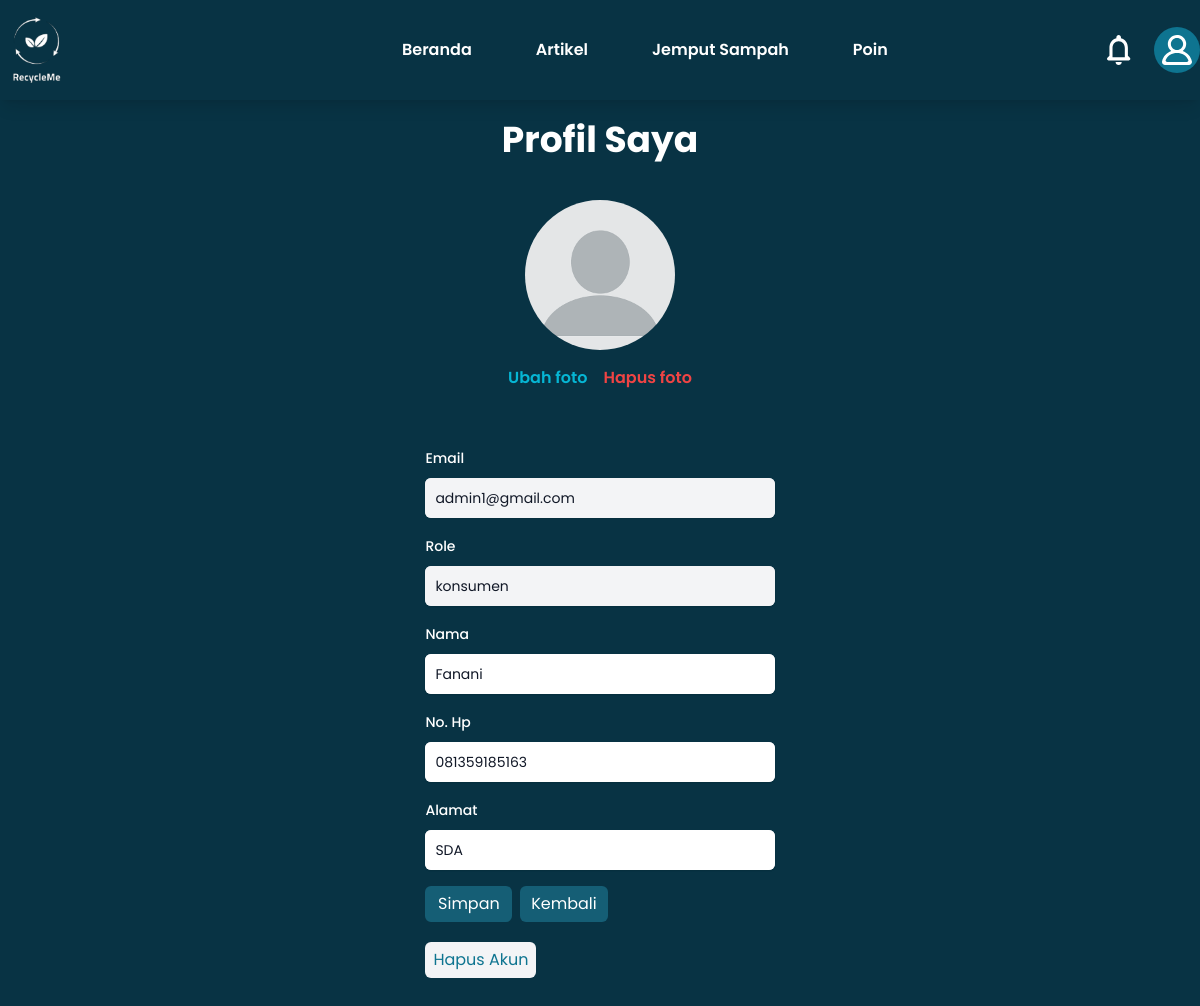
The app's page /profile-mitra.php (signed in) with its own data.
### tables this page shows
CREATE TABLE `users` (
  `user_id` int(11) NOT NULL,
  `foto` varchar(255) DEFAULT NULL,
  `role` enum('konsumen','mitra') DEFAULT NULL,
  `nama` varchar(255) DEFAULT NULL,
  `email` varchar(255) DEFAULT NULL,
  `password` varchar(255) DEFAULT NULL,
  `alamat` text DEFAULT NULL,
  `no_hp` varchar(20) DEFAULT NULL,
  `poin` int(11) DEFAULT NULL
);

### include/Database.php (called while the page is built, shortened)
<?php
class Database
{
    private $host = "localhost";
    private $username = "root";
    private $password = "";
    private $dbname = "ass3";
    private $port = "3306";
    public function __construct()
    {
        $this->conn = new mysqli($this->host, $this->username, $this->password, $this->dbname, $this->port);
    }
}
?>

### include/User.php (called while the page is built, shortened)
<?php
require_once "Database.php";
Class User extends Database {
    public function getEmail($email){
        $email = $this->conn->real_escape_string($email);
        $query = "SELECT * FROM users WHERE email = ?";
        $stmt = $this->conn->prepare($query);
        $stmt->bind_param("s", $email);
        $stmt->execute();
        $result = $stmt->get_result();
        return $result->fetch_object();
    }
}
?>

### profile-mitra.php (the view, shortened to what this page needs)
<?php
require_once dirname(__FILE__) . "/include/User.php";
$user = new User();
$email = $_SESSION['email'];
$data = $user->getEmail($email);
?>
<!DOCTYPE html>
<html lang="en">
<head>
    <script src="https://cdn.tailwindcss.com"></script>
</head>
<body class="bg-cyan-950">
<nav class="relative sticky top-0 bg-transparent backdrop-filter z-50 shadow-lg ">
            <div class="relative mx-auto max-w-7xl">
                <div class="sticky flex h-[100px] items-center justify-between">
                    <div class="relative flex items-center">
                        <div class="flex-shrink-0">
                            <img class="h-12 w-auto sm:h-[70px]" src="aset/bg rm.png" alt="Your Company">
                        </div>
                        <div class="hidden md:block">
                            <div class="ml-80 flex items-baseline space-x-10">
                                <a href="home-mitra.php"
                                    class="text-white  hover:border-b-2 px-3 py-2 text-md font-semibold">Beranda</a>
                                <div class="relative">
                                    <button id="artikelDropdown"
                                        class="text-white hover:border-b-2 px-3 py-2 text-md font-semibold focus:outline-none"
                                        aria-haspopup="true">
                                        Artikel
                                    </button>
                                </div>
                                <a href="jemput-sampah.html"
                                    class="text-white hover:border-b-2 px-3 py-2 text-md font-semibold focus:outline-none">Jemput
                                    Sampah</a>
                                <a href="poin.html" class="hover:border-b-2 text-white px-3 py-2 text-md font-semibold"
                                    aria-current="page">Poin</a>
                            </div>
                        </div>
                    </div>
                    <div class="hidden md:block">
                        <div class="ml-4 flex items-center md:ml-6">
                            <button type="button"
                                class="relative rounded-full p-2 text-white hover:text-white hover:bg-cyan-700 focus:outline-none focus:ring-2 focus:ring-white focus:ring-offset-2 focus:ring-offset-gray-800">
                                <span class="absolute -inset-1.5"></span>
                            </button>
                            <div class="relative ml-3">
                                <button id="dropdownDefaultButton" data-dropdown-toggle="dropdown" type="button"
                                    class="relative flex p-2 max-w-xs items-center rounded-full bg-cyan-700 text-sm"
                                    aria-expanded="false" aria-haspopup="true" role="menu" aria-orientation="vertical"
                                    aria-labelledby="user-menu-button" tabindex="-1">
                                    <span class="absolute -inset-1.5"></span>
                                </button>
                            </div>
                        </div>
                    </div>
                </div>
            </div>
        </nav>
    <section>
            <div class="relative mt-5 flex w-full justify-center">
                <form action="" method="post">
                    <div class="w-full md:max-w-xl px-4 md:px-0 pb-12">
                        <h2 class="text-4xl text-center font-bold text-white">Profil Saya</h2>
                        <div class="grid justify-center py-10 gap-4">
                            <img class="h-[150px] w-[150px] rounded-full justify-self-center"
                                src="<?= isset($data->foto) ? "upload/pp/$data->foto" : "aset/blank_pp.png" ?>" alt="kosong">
                            <div class="flex justify-between gap-x-4">
                                <a href="upload-pp-mitra.php"
                                    class="w-fit justify-self-center font-semibold text-center text-cyan-500 hover:underline">Ubah
                                    foto</a>
                                <a href="delete-pp-mitra.php" onclick="return confirm('yakin ingin hapus foto?')"
                                    class="w-fit justify-self-center font-semibold text-center text-red-500 hover:underline">Hapus
                                    foto</a>
                            </div>
                        </div>
                        <div class="grid grid-cols-1 gap-x-6 gap-y-4">
                            <div class="sm:col-span-4 mt-4">
                                <label for="username" class="block text-sm font-medium leading-6 text-white">Email</label>
                                <div class="mt-2">
                                    <div
                                        class="flex rounded-md shadow-sm ring-1 ring-inset ring-gray-300 focus-within:ring-2 focus-within:ring-inset focus-within:ring-indigo-600 sm:max-w-md">
                                        <input type="email" name="email" value="<?= $data->email ?>" disabled
                                            class="block flex-1 text-sm border-0 bg-gray-100 p-2.5 text-gray-900 placeholder:text-gray-400 block w-full  border shadow-sm border-slate-300 focus:outline-none focus:border-cyan-500 focus:ring-cyan-500 focus:ring-1 rounded-md cursor-not-allowed">
                                    </div>
                                </div>
                            </div>
                            <div class="sm:col-span-4">
                                <label for="username" class="block text-sm font-medium leading-6 text-white">Role</label>
                                <div class="mt-2">
                                    <div
                                        class="flex rounded-md shadow-sm ring-1 ring-inset ring-gray-300 focus-within:ring-2 focus-within:ring-inset focus-within:ring-indigo-600 sm:max-w-md">
                                        <input type="text" name="name" id="username" autocomplete="username" disabled
                                            value="<?= $data->role ?>"
                                            class="block flex-1 text-sm border-0 bg-gray-100 p-2.5 text-gray-900  placeholder:text-gray-400 block w-full  border shadow-sm border-slate-300 focus:outline-none focus:border-cyan-500 focus:ring-cyan-500 focus:ring-1 rounded-md cursor-not-allowed">
                                    </div>
                                </div>
                            </div>
                            <div class="sm:col-span-4">
                                <label for="username" class="block text-sm font-medium leading-6 text-white">Nama</label>
                                <div class="mt-2">
                                    <div
                                        class="flex rounded-md shadow-sm ring-1 ring-inset ring-gray-300 focus-within:ring-2 focus-within:ring-inset focus-within:ring-indigo-600 sm:max-w-md">
                                        <input type="text" name="name" id="username" value="<?= $data->nama ?>" required
                                            class="bg-white block flex-1 rounded-md text-sm border-0 bg-transparent p-2.5 text-gray-900 placeholder:text-gray-400 block w-full  border shadow-sm border-slate-300 focus:outline-none focus:border-cyan-500 focus:ring-cyan-500 focus:ring-1">
                                    </div>
                                </div>
                            </div>
                            <div class="sm:col-span-4">
                                <label for="username" class="block text-sm font-medium leading-6 text-white">No.
                                    Hp</label>
                                <div class="mt-2">
                                    <div
                                        class="flex rounded-md shadow-sm ring-1 ring-inset ring-gray-300 focus-within:ring-2 focus-within:ring-inset focus-within:ring-indigo-600 sm:max-w-md">
                                        <input type="text" name="phone" id="username" value="<?= $data->no_hp ?>" required
                                            class="bg-white block flex-1 rounded-md text-sm border-0 bg-transparent p-2.5 text-gray-900 placeholder:text-gray-400 block w-full  border shadow-sm border-slate-300 focus:outline-none focus:border-cyan-500 focus:ring-cyan-500 focus:ring-1">
                                    </div>
                                </div>
                            </div>
                            <div class="sm:col-span-4">
                                <label for="username" class="block text-sm font-medium leading-6 text-white">Alamat</label>
                                <div class="mt-2">
                                    <div
                                        class="flex rounded-md shadow-sm ring-1 ring-inset ring-gray-300 focus-within:ring-2 focus-within:ring-inset focus-within:ring-indigo-600 sm:max-w-md">
                                        <input type="text" name="address" value="<?= $data->alamat ?>" required
                                            class="bg-white block flex-1 rounded-md text-sm border-0 bg-transparent p-2.5 text-gray-900 placeholder:text-gray-400 block w-full border shadow-sm border-slate-300 focus:outline-none focus:border-cyan-500 focus:ring-cyan-500 focus:ring-1">
                                    </div>
                                </div>
                            </div>
                            <div class="grid grid-cols-3 gap-x-2">
                                <button type="submit" name="simpan"
                                    class=" rounded-md px-2 py-1.5 text-white text-center bg-cyan-800 hover:bg-cyan-700">Simpan</button>
                                <a href="home-mitra.php"
                                    class=" rounded-md px-2 py-1.5 text-white text-center bg-cyan-800 hover:bg-cyan-700">Kembali</a>
                            </div>
                        </div>
                        <div class="grid grid-cols-3 gap-x-2 mt-5">
                            <a href="delete-profile.php"
                                class="rounded-md px-2 py-1.5 text-cyan-700 text-center bg-gray-100 hover:bg-white focus:ring-2  focus:ring-cyan-700"
                                onclick="return confirm('yakin ingin hapus akun?')">Hapus Akun</a>
                        </div>
                </form>
            </div>
        </section>
</body>
</html>

### profile-mitra.php (style rules this page uses)
* { font-family: 'Poppins', sans-serif; }

### records on screen
users: email "admin1@gmail.com", name "konsumen", name "Fanani", phone "081359185163", address "SDA"
